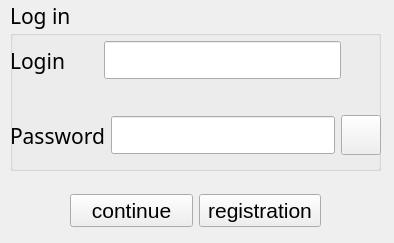
<?xml version="1.0" encoding="UTF-8"?>
<ui version="4.0">
 <class>MainWindow</class>
 <widget class="QMainWindow" name="MainWindow">
  <property name="geometry">
   <rect>
    <x>0</x>
    <y>0</y>
    <width>394</width>
    <height>243</height>
   </rect>
  </property>
  <property name="font">
   <font>
    <pointsize>16</pointsize>
   </font>
  </property>
  <property name="windowTitle">
   <string>DeliveryForYou</string>
  </property>
  <widget class="QWidget" name="centralwidget">
   <widget class="QGroupBox" name="groupBox">
    <property name="geometry">
     <rect>
      <x>10</x>
      <y>0</y>
      <width>371</width>
      <height>171</height>
     </rect>
    </property>
    <property name="font">
     <font>
      <family>Yu Gothic UI Semibold</family>
      <pointsize>16</pointsize>
     </font>
    </property>
    <property name="title">
     <string>Log in</string>
    </property>
    <widget class="QWidget" name="horizontalLayoutWidget_3">
     <property name="geometry">
      <rect>
       <x>0</x>
       <y>110</y>
       <width>371</width>
       <height>51</height>
      </rect>
     </property>
     <layout class="QHBoxLayout" name="horizontalLayout_5">
      <item>
       <widget class="QLabel" name="label_4">
        <property name="text">
         <string>Password</string>
        </property>
       </widget>
      </item>
      <item>
       <widget class="QLineEdit" name="lineEdit_4">
        <property name="echoMode">
         <enum>QLineEdit::EchoMode::Password</enum>
        </property>
       </widget>
      </item>
      <item>
       <widget class="QPushButton" name="hideBtn">
        <property name="maximumSize">
         <size>
          <width>40</width>
          <height>40</height>
         </size>
        </property>
        <property name="font">
         <font>
          <family>Yu Gothic UI Semibold</family>
          <pointsize>23</pointsize>
         </font>
        </property>
        <property name="text">
         <string/>
        </property>
       </widget>
      </item>
     </layout>
    </widget>
    <widget class="QWidget" name="horizontalLayoutWidget_2">
     <property name="geometry">
      <rect>
       <x>0</x>
       <y>30</y>
       <width>331</width>
       <height>61</height>
      </rect>
     </property>
     <layout class="QHBoxLayout" name="horizontalLayout_2">
      <item>
       <widget class="QLabel" name="label">
        <property name="text">
         <string>Login      </string>
        </property>
       </widget>
      </item>
      <item>
       <widget class="QLineEdit" name="lineEdit"/>
      </item>
     </layout>
    </widget>
   </widget>
   <widget class="QWidget" name="horizontalLayoutWidget">
    <property name="geometry">
     <rect>
      <x>70</x>
      <y>190</y>
      <width>251</width>
      <height>41</height>
     </rect>
    </property>
    <layout class="QHBoxLayout" name="horizontalLayout">
     <item>
      <widget class="QPushButton" name="continueBtn">
       <property name="text">
        <string>continue</string>
       </property>
      </widget>
     </item>
     <item>
      <widget class="QPushButton" name="regBtn">
       <property name="text">
        <string>registration</string>
       </property>
      </widget>
     </item>
    </layout>
   </widget>
  </widget>
 </widget>
 <resources/>
 <connections/>
</ui>
